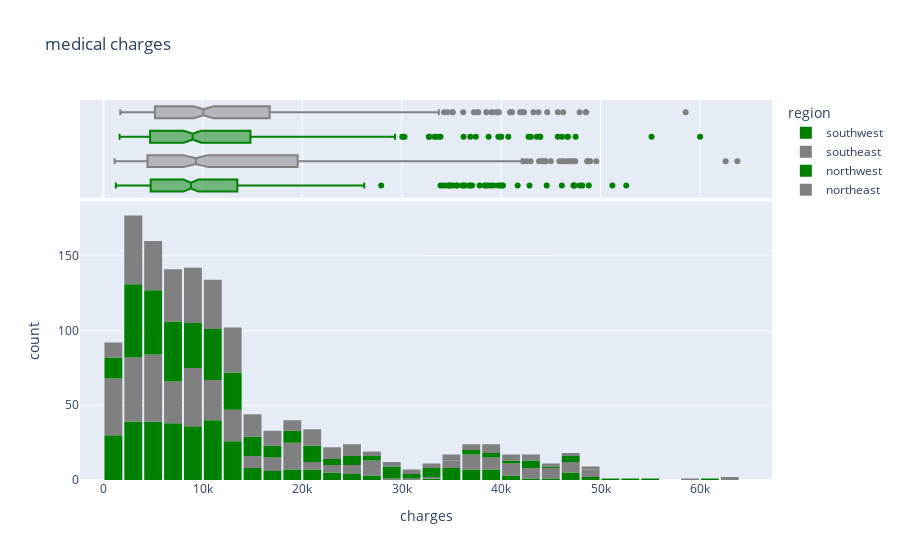

The notebook cell this image was saved under:
### Code cell
fig=px.histogram(medical_df,
                x='charges',
                marginal='box',
                color='region',
                color_discrete_sequence = ['green','grey'],
                title='medical charges')
fig.update_layout(bargap=0.1)
fig.show()

### Figure 1 — Plotly figure (JSON) as saved in the notebook; plotly's stock layout.template omitted (floating-point values rounded to 4 significant figures; data arrays with more than 128 entries replaced by an {"elided": "..."} marker saying what was removed)
{"data": [{"alignmentgroup": "True", "bingroup": "x", "hovertemplate": "region=southwest<br>charges=%{x}<br>count=%{y}<extra></extra>", "legendgroup": "southwest", "marker": {"color": "green", "pattern": {"shape": ""}}, "name": "southwest", "offsetgroup": "southwest", "orientation": "v", "showlegend": true, "type": "histogram", "x": {"elided": "325 float values"}, "xaxis": "x", "yaxis": "y"}, {"alignmentgroup": "True", "hovertemplate": "region=southwest<br>charges=%{x}<extra></extra>", "legendgroup": "southwest", "marker": {"color": "green"}, "name": "southwest", "notched": true, "offsetgroup": "southwest", "showlegend": false, "type": "box", "x": {"elided": "325 float values"}, "xaxis": "x2", "yaxis": "y2"}, {"alignmentgroup": "True", "bingroup": "x", "hovertemplate": "region=southeast<br>charges=%{x}<br>count=%{y}<extra></extra>", "legendgroup": "southeast", "marker": {"color": "grey", "pattern": {"shape": ""}}, "name": "southeast", "offsetgroup": "southeast", "orientation": "v", "showlegend": true, "type": "histogram", "x": {"elided": "364 float values"}, "xaxis": "x", "yaxis": "y"}, {"alignmentgroup": "True", "hovertemplate": "region=southeast<br>charges=%{x}<extra></extra>", "legendgroup": "southeast", "marker": {"color": "grey"}, "name": "southeast", "notched": true, "offsetgroup": "southeast", "showlegend": false, "type": "box", "x": {"elided": "364 float values"}, "xaxis": "x2", "yaxis": "y2"}, {"alignmentgroup": "True", "bingroup": "x", "hovertemplate": "region=northwest<br>charges=%{x}<br>count=%{y}<extra></extra>", "legendgroup": "northwest", "marker": {"color": "green", "pattern": {"shape": ""}}, "name": "northwest", "offsetgroup": "northwest", "orientation": "v", "showlegend": true, "type": "histogram", "x": {"elided": "325 float values"}, "xaxis": "x", "yaxis": "y"}, {"alignmentgroup": "True", "hovertemplate": "region=northwest<br>charges=%{x}<extra></extra>", "legendgroup": "northwest", "marker": {"color": "green"}, "name": "northwest", "notched": true, "offsetgroup": "northwest", "showlegend": false, "type": "box", "x": {"elided": "325 float values"}, "xaxis": "x2", "yaxis": "y2"}, {"alignmentgroup": "True", "bingroup": "x", "hovertemplate": "region=northeast<br>charges=%{x}<br>count=%{y}<extra></extra>", "legendgroup": "northeast", "marker": {"color": "grey", "pattern": {"shape": ""}}, "name": "northeast", "offsetgroup": "northeast", "orientation": "v", "showlegend": true, "type": "histogram", "x": {"elided": "324 float values"}, "xaxis": "x", "yaxis": "y"}, {"alignmentgroup": "True", "hovertemplate": "region=northeast<br>charges=%{x}<extra></extra>", "legendgroup": "northeast", "marker": {"color": "grey"}, "name": "northeast", "notched": true, "offsetgroup": "northeast", "showlegend": false, "type": "box", "x": {"elided": "324 float values"}, "xaxis": "x2", "yaxis": "y2"}], "layout": {"autosize": true, "bargap": 0.1, "barmode": "relative", "legend": {"title": {"text": "region"}, "tracegroupgap": 0}, "title": {"text": "medical charges"}, "xaxis": {"anchor": "y", "autorange": true, "domain": [0, 1], "range": [-2359.0, 67250.0], "title": {"text": "charges"}, "type": "linear"}, "xaxis2": {"anchor": "y2", "autorange": true, "domain": [0, 1], "matches": "x", "range": [-2359.0, 67250.0], "showgrid": true, "showticklabels": false, "type": "linear"}, "yaxis": {"anchor": "x", "autorange": true, "domain": [0, 0.7326], "range": [0, 186.3], "title": {"text": "count"}}, "yaxis2": {"anchor": "x2", "autorange": true, "domain": [0.7426, 1], "matches": "y2", "range": [-0.5, 3.5], "showgrid": false, "showline": false, "showticklabels": false, "ticks": "", "type": "category"}}}
